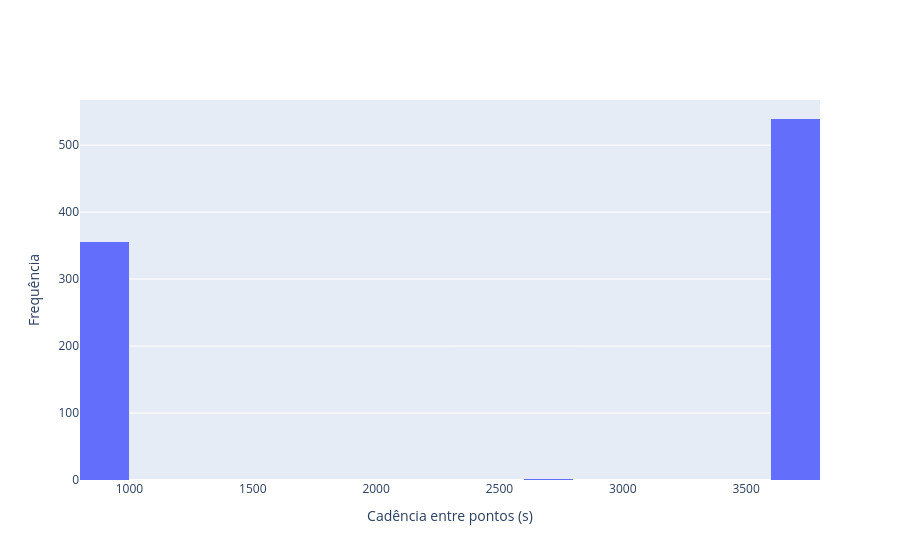

Notebook code for this chart:
### Markdown cell above
## 4. Cadência para uma série selecionada

Cadência mede o intervalo entre observações consecutivas da mesma identidade `source/entity/metric`. Isso ajuda a entender se a série foi coletada de forma contínua, esporádica ou em rajadas.

Os valores de `series_start_ms` e `series_end_ms` agora seguem a janela real do dump. Os identificadores `series_source`, `series_entity` e `series_metric` ainda precisam ser escolhidos a partir de uma série existente no catálogo.

### Code cell
source_distribution = load_source_distribution(engine, start_ms, end_ms)
selected_source = source_distribution.iloc[0]["source"] if not source_distribution.empty else None
series_catalog = (
    list_series(engine, selected_source, start_ms, end_ms) if selected_source is not None else None
)

if series_catalog is not None and not series_catalog.empty:
    first_series = series_catalog.iloc[0]
    series_source = first_series["source"]
    series_entity = first_series["entity"]
    series_metric = first_series["metric"]
    series_start_ms = start_ms
    series_end_ms = end_ms
    cadence = load_series_cadence(
        engine, series_source, series_entity, series_metric, series_start_ms, series_end_ms
    )
    display(cadence)
    cadence_histogram(cadence).show()
else:
    print("Sem série disponível para calcular cadência na janela atual.")

### Figure 1 — Plotly figure (JSON) as saved in the notebook; plotly's stock layout.template omitted (floating-point values rounded to 4 significant figures; data arrays with more than 128 entries replaced by an {"elided": "..."} marker saying what was removed)
{"data": [{"name": "cadência", "type": "histogram", "x": {"elided": "897 float values"}}], "layout": {"xaxis": {"title": {"text": "Cadência entre pontos (s)"}}, "yaxis": {"title": {"text": "Frequência"}}}}
